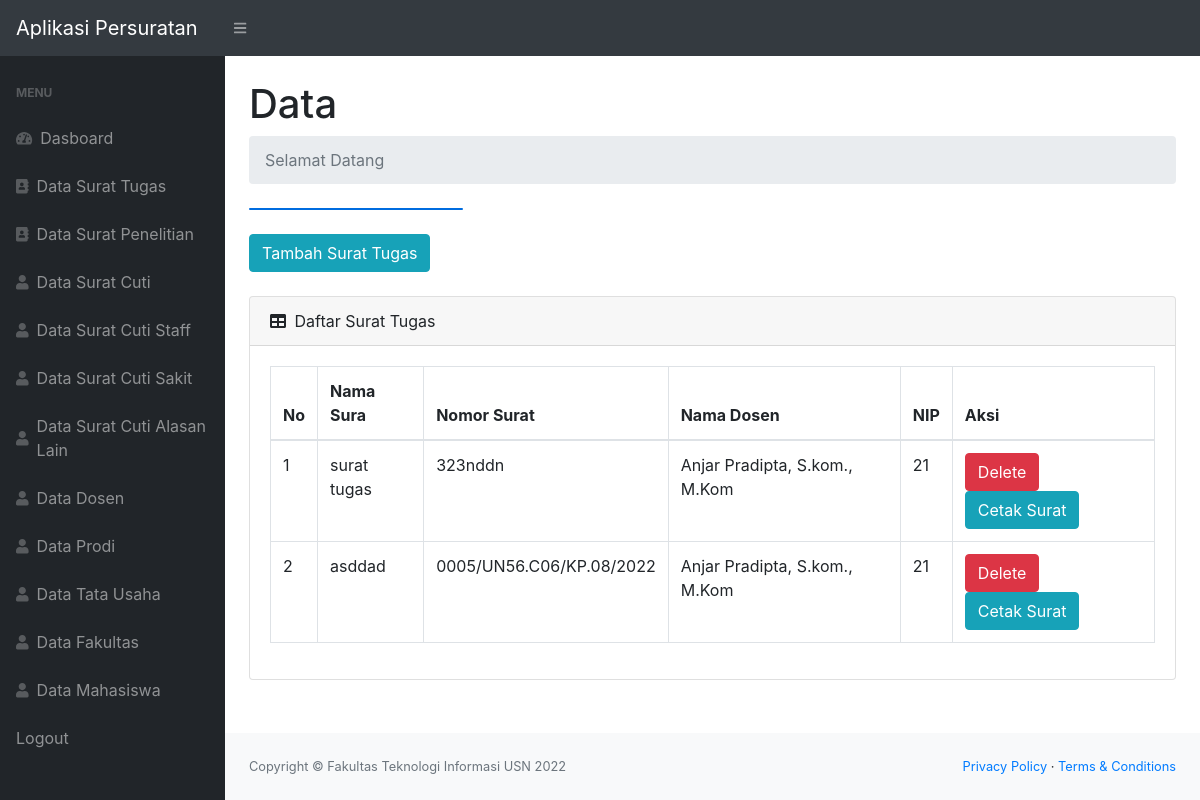
/ (signed in), run on an earlier commit of the app's database.
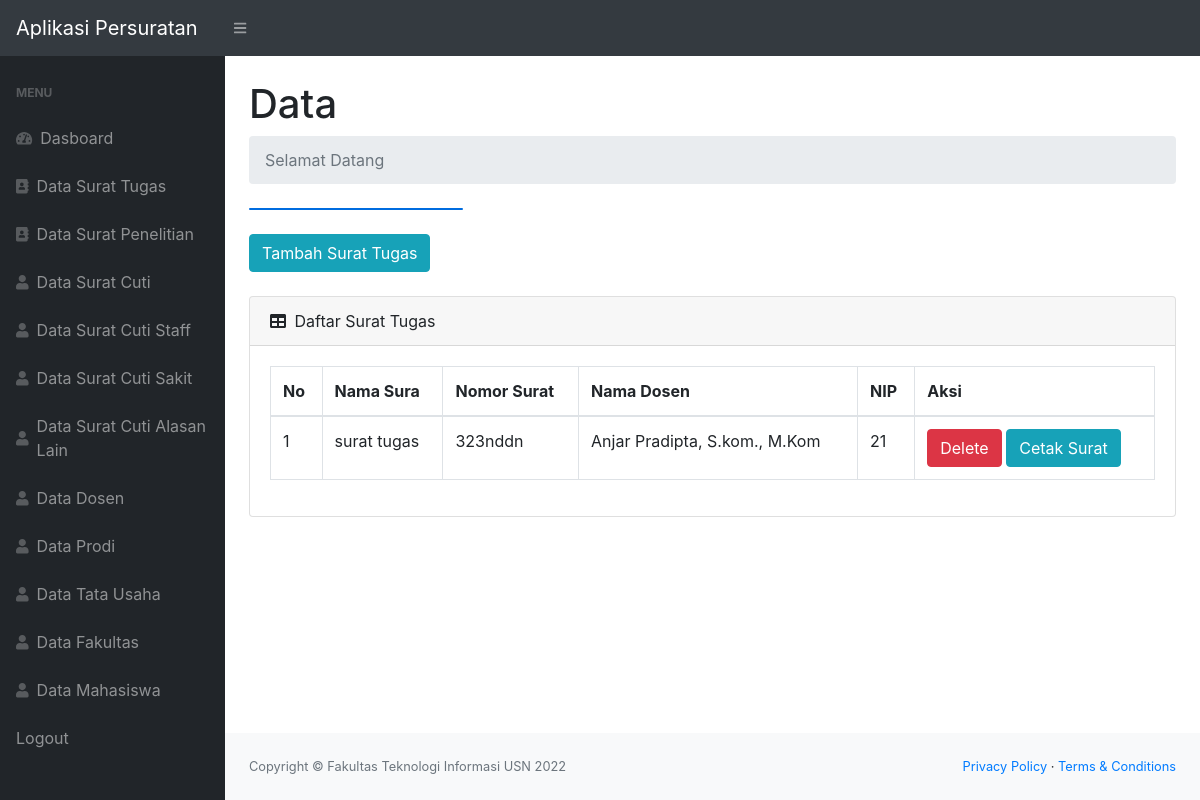
And on a later commit of the database.
### tables this page shows
CREATE TABLE `surattugas` (
  `idsuratt` int(11) NOT NULL,
  `namasurat` varchar(20) NOT NULL,
  `nomor` varchar(30) NOT NULL,
  `iddosen` int(11) NOT NULL,
  `isi` varchar(40) NOT NULL,
  `tanggal` date NOT NULL DEFAULT current_timestamp()
);

CREATE TABLE `dosen` (
  `iddosen` int(11) NOT NULL,
  `nama` varchar(50) NOT NULL,
  `nip` int(20) NOT NULL,
  `jabatan` varchar(10) NOT NULL,
  `notlp` char(16) NOT NULL
);

### index.php (the view, shortened to what the changed rows need)
<?php
$con = mysqli_connect('localhost', 'root', '', 'suratuniv');
?>
<!DOCTYPE html>
<html lang="en">
<head>
    <link href="css/styles.css" rel="stylesheet" />
    <link href="https://cdn.datatables.net/1.10.20/css/dataTables.bootstrap4.min.css" rel="stylesheet" />
</head>
<body class="sb-nav-fixed">
    <div id="layoutSidenav">
        <div id="layoutSidenav_content">
            <main>
                <div class="container-fluid">
                    <h1 class="mt-4">Data </h1>
                    <div class="card mb-4">
                        <div class="card-body">
                            <div class="table-responsive">
                                <table class="table table-bordered" id="dataTable" width="100%" cellspacing="0">
                                    <thead>
                                        <tr>
                                            <th>No</th>
                                            <th>Nama Sura</th>
                                            <th>Nomor Surat</th>
                                            <th>Nama Dosen</th>
                                            <th>NIP</th>
                                            <th>Aksi</th>
                                        </tr>
                                    </thead>
                                    <tbody>
                                        <?php
                                        $get = mysqli_query($con, "SELECT* FROM surattugas  k, dosen s where s.nip =k.iddosen");
                                        $i = 1;
                                        while ($p = mysqli_fetch_array($get)) {
                                        ?>
                                            <tr>
                                                <td><?= $i++ ?></td>
                                                <td><?= $p['namasurat'] ?></td>
                                                <td><?= $p['nomor'] ?></td>
                                                <td><?= $p['nama'] ?></td>
                                                <td><?= $p['nip'] ?></td>
                                                <td>
                                                    <button type="button" class="btn btn-danger" data-toggle="modal" data-target="#delete<?= $p['idsuratt']; ?>">
                                                        Delete
                                                    </button>
                                                    <a href="cetaktugas.php?idsuratt=<?= $p['idsuratt'] ?>" class="btn btn-info">Cetak Surat</a>
                                                </td>
                                            </tr>
                                        <?php
                                        };
                                        ?>
                                    </tbody>
                                </table>
                            </div>
                        </div>
                    </div>
                </div>
            </main>
        </div>
    </div>
</body>
</html>

What changed in the data, as far as the page shows it:
removed surattugas: namasurat "asddad", nomor "0005/UN56.C06/KP.08/2022", dosen.nama "Anjar Pradipta, S.kom., M.Kom", dosen.nip "21"
